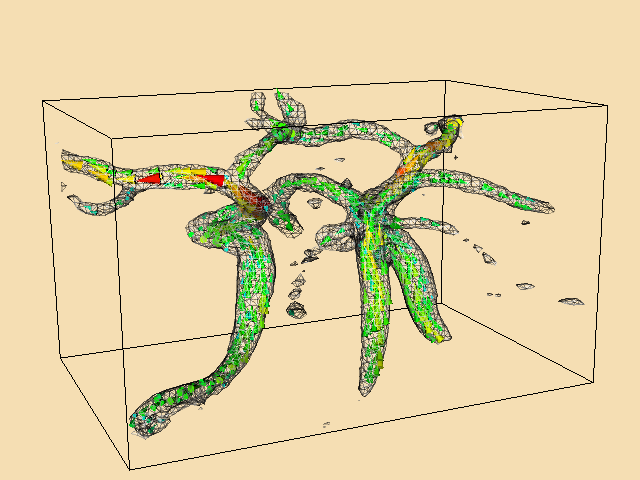

Source code (Python):
#!/usr/bin/env python

# Visualize carotid artery blood flow using cone glyphs oriented by velocity.

import os
from pathlib import Path

# Factory overrides: importing these modules registers the OpenGL rendering
# and interaction style implementations for vtkRenderingCore factory classes.
import vtkmodules.vtkInteractionStyle  # noqa: F401
import vtkmodules.vtkRenderingOpenGL2  # noqa: F401

# VTK pipeline classes used in this example
from vtkmodules.vtkCommonCore import vtkLookupTable
from vtkmodules.vtkFiltersCore import (
    vtkContourFilter,
    vtkGlyph3D,
    vtkMaskPoints,
    vtkThresholdPoints,
)
from vtkmodules.vtkFiltersModeling import vtkOutlineFilter
from vtkmodules.vtkFiltersSources import vtkConeSource
from vtkmodules.vtkIOLegacy import vtkStructuredPointsReader
from vtkmodules.vtkRenderingCore import (
    vtkActor,
    vtkCamera,
    vtkPolyDataMapper,
    vtkRenderWindow,
    vtkRenderWindowInteractor,
    vtkRenderer,
)

# Colors (normalized RGB)
wheat = (0.961, 0.871, 0.702)
black = (0.0, 0.0, 0.0)

# Data directory
data_dir = Path(os.environ.get("VPE_DATA_DIR", Path(__file__).parent))

# Reader: load carotid artery structured points
reader = vtkStructuredPointsReader()
reader.SetFileName(str(data_dir / "carotid.vtk"))

# Filter: threshold to keep only high-speed points
threshold = vtkThresholdPoints()
threshold.SetInputConnection(reader.GetOutputPort())
threshold.SetUpperThreshold(200)
threshold.SetThresholdFunction(threshold.THRESHOLD_UPPER)

# Filter: subsample points for glyph placement
mask = vtkMaskPoints()
mask.SetInputConnection(threshold.GetOutputPort())
mask.SetOnRatio(5)

# Source: cone geometry for the glyphs
cone = vtkConeSource()
cone.SetResolution(11)
cone.SetHeight(1)
cone.SetRadius(0.25)

# Filter: place cone glyphs oriented and scaled by velocity
cones = vtkGlyph3D()
cones.SetInputConnection(mask.GetOutputPort())
cones.SetSourceConnection(cone.GetOutputPort())
cones.SetScaleFactor(0.4)
cones.SetScaleModeToScaleByVector()
cones.Update()

scalar_range = cones.GetOutput().GetPointData().GetScalars().GetRange()

# Lookup table: hue-based color mapping
lut = vtkLookupTable()
lut.SetHueRange(0.667, 0.0)
lut.Build()

# Mapper: color cone glyphs by scalar
vector_mapper = vtkPolyDataMapper()
vector_mapper.SetInputConnection(cones.GetOutputPort())
vector_mapper.SetScalarRange(scalar_range)
vector_mapper.SetLookupTable(lut)

# Actor: display the cone glyphs
vector_actor = vtkActor()
vector_actor.SetMapper(vector_mapper)

# Filter: speed contour for context
iso = vtkContourFilter()
iso.SetInputConnection(reader.GetOutputPort())
iso.SetValue(0, 175)

iso_mapper = vtkPolyDataMapper()
iso_mapper.SetInputConnection(iso.GetOutputPort())
iso_mapper.ScalarVisibilityOff()

iso_actor = vtkActor()
iso_actor.SetMapper(iso_mapper)
iso_actor.GetProperty().SetRepresentationToWireframe()
iso_actor.GetProperty().SetOpacity(0.25)

# Filter: outline around the data
outline = vtkOutlineFilter()
outline.SetInputConnection(reader.GetOutputPort())

outline_mapper = vtkPolyDataMapper()
outline_mapper.SetInputConnection(outline.GetOutputPort())

outline_actor = vtkActor()
outline_actor.SetMapper(outline_mapper)
outline_actor.GetProperty().SetColor(black)

# Renderer: assemble the scene
renderer = vtkRenderer()
renderer.AddActor(outline_actor)
renderer.AddActor(vector_actor)
renderer.AddActor(iso_actor)
renderer.SetBackground(wheat)

# Window: display the rendered scene
render_window = vtkRenderWindow()
render_window.AddRenderer(renderer)
render_window.SetWindowName("carotid flow glyphs")
render_window.SetMultiSamples(0)
render_window.SetSize(640, 480)

# Scene: configure camera
camera = vtkCamera()
camera.SetClippingRange(17.4043, 870.216)
camera.SetFocalPoint(136.71, 104.025, 23)
camera.SetPosition(204.747, 258.939, 63.7925)
camera.SetViewUp(-0.102647, -0.210897, 0.972104)
camera.Zoom(1.2)
renderer.SetActiveCamera(camera)

# Interactor: handle mouse and keyboard events
render_window_interactor = vtkRenderWindowInteractor()
render_window_interactor.SetRenderWindow(render_window)

# Launch the interactive visualization
render_window_interactor.Initialize()
render_window_interactor.Start()
